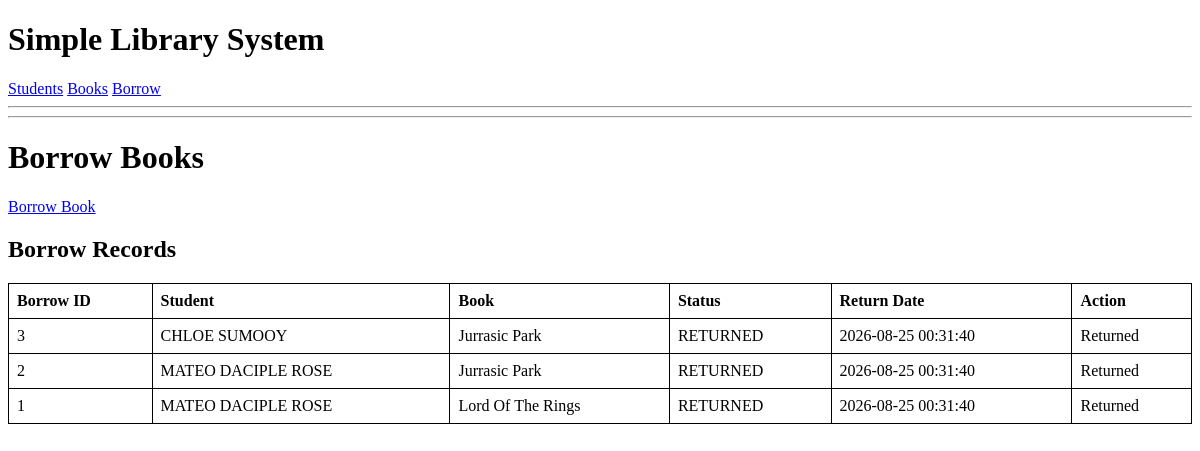
Screenshot of /index.php?section=borrow with the database file from the repository.
### tables this page shows
CREATE TABLE `borrow` (
  `borrow_id` int(11) NOT NULL AUTO_INCREMENT,
  `student_id` int(11) NOT NULL,
  `book_id` int(11) NOT NULL,
  `borrow_date` timestamp NOT NULL DEFAULT current_timestamp(),
  `borrow_return_date` timestamp NOT NULL DEFAULT current_timestamp(),
  PRIMARY KEY (`borrow_id`),
  KEY `fk_borrow_student` (`student_id`),
  KEY `fk_borrow_book` (`book_id`),
  CONSTRAINT `fk_borrow_book` FOREIGN KEY (`book_id`) REFERENCES `books` (`book_id`),
  CONSTRAINT `fk_borrow_student` FOREIGN KEY (`student_id`) REFERENCES `students` (`student_id`)
);

CREATE TABLE `students` (
  `student_id` int(11) NOT NULL AUTO_INCREMENT,
  `student_first_name` varchar(50) NOT NULL,
  `student_last_name` varchar(50) NOT NULL,
  `student_course` varchar(50) NOT NULL,
  `student_created_at` timestamp NOT NULL DEFAULT current_timestamp(),
  PRIMARY KEY (`student_id`)
);

CREATE TABLE `books` (
  `book_id` int(11) NOT NULL AUTO_INCREMENT,
  `book_title` varchar(100) NOT NULL,
  `book_author` varchar(100) NOT NULL,
  `book_categ` varchar(100) NOT NULL,
  `book_created_at` timestamp NOT NULL DEFAULT current_timestamp(),
  PRIMARY KEY (`book_id`)
);

### index.php (the view, shortened to what this page needs)
<?php
$host = 'localhost';
$db = 'library_db';
$user = 'root';
$pass = '';
$charset = 'utf8mb4';
$dsn = "mysql:host=$host;dbname=$db;charset=$charset";
$options = [
    PDO::ATTR_ERRMODE => PDO::ERRMODE_EXCEPTION,
    PDO::ATTR_DEFAULT_FETCH_MODE => PDO::FETCH_ASSOC,
    PDO::ATTR_EMULATE_PREPARES => false,
];
try {
    $pdo = new PDO($dsn, $user, $pass, $options);
} catch (PDOException $e) {
    die("Database connection failed: " . $e->getMessage());
}
$section = $_GET['section'] ?? 'students';
if ($section === 'borrow') {
    $stmt = $pdo->query("
        SELECT
            borrow.borrow_id,
            borrow.borrow_return_date,
            students.student_first_name,
            students.student_last_name,
            books.book_title,
            books.book_author
        FROM borrow
        INNER JOIN students
            ON borrow.student_id = students.student_id
        INNER JOIN books
            ON borrow.book_id = books.book_id
        ORDER BY borrow.borrow_id DESC
    ");
    $borrowRecords = $stmt->fetchAll();
}
?>
<!DOCTYPE html>
<html lang="en">
<head>
    <link rel="stylesheet" href="table.css">
</head>
<body>
    <h1>Simple Library System</h1>
    <nav>
        <a href="index.php?section=students">Students</a>
        <a href="index.php?section=books">Books</a>
        <a href="index.php?section=borrow">Borrow</a>
    </nav>
    <hr>
    <hr>
    <?php if ($section === 'borrow'): ?>
        <h1>Borrow Books</h1>
        <p>
            <a href="index.php?section=borrow&action=create">
                Borrow Book
            </a>
        </p>
        <h2>Borrow Records</h2>
         <table class="borrow-table">
            <thead>
                <tr>
                    <th>Borrow ID</th>
                    <th>Student</th>
                    <th>Book</th>
                    <th>Status</th>
                    <th>Return Date</th>
                    <th>Action</th>
                </tr>
            </thead>
            <tbody>
                <?php if (empty($borrowRecords)): ?>
                    <tr>
                        <td colspan="6">No borrow records found.</td>
                    </tr>
                <?php else: ?>
                    <?php foreach ($borrowRecords as $record): ?>
                        <tr>
                            <td><?= htmlspecialchars($record['borrow_id']) ?></td>
                            <td>
                                <?= htmlspecialchars(
                                    $record['student_first_name'] . ' ' .
                                    $record['student_last_name']
                                ) ?>
                            </td>
                            <td>
                                <?= htmlspecialchars($record['book_title']) ?>
                            </td>
                            <td>
                                <?= $record['borrow_return_date'] === null
                                    ? 'BORROWED'
                                    : 'RETURNED' ?>
                            </td>
                            <td>
                                <?= htmlspecialchars(
                                    $record['borrow_return_date'] ?? 'NOT RETURNED YET'
                                ) ?>
                            </td>
                            <td>
                                <?php if ($record['borrow_return_date'] === null): ?>
                                    <a
                                        href="index.php?section=borrow&action=return&id=<?= (int) $record['borrow_id'] ?>"
                                        onclick="return confirm('Are you sure you want to return this book?');"
                                    >
                                        Return Book
                                    </a>
                                <?php else: ?>
                                    Returned
                                <?php endif; ?>
                            </td>
                        </tr>
                    <?php endforeach; ?>
                <?php endif; ?>
            </tbody>
        </table>
    <?php endif; ?>
</body>
</html>

### table.css (style rules this page uses)
.borrow-table { width: 100%; border-collapse: collapse; }
.borrow-table th, .borrow-table td { border: 1px solid #000; padding: 8px; text-align: left; }

### rows the page displays
borrow: borrow_id "3", student.student_last_name "CHLOE SUMOOY", book.book_title "Jurrasic Park", shows "RETURNED", borrow_return_date "2026-08-25 00:31:40", shows "Returned"
borrow: borrow_id "2", student.student_last_name "MATEO DACIPLE ROSE", book.book_title "Jurrasic Park", shows "RETURNED", borrow_return_date "2026-08-25 00:31:40", shows "Returned"
borrow: borrow_id "1", student.student_last_name "MATEO DACIPLE ROSE", book.book_title "Lord Of The Rings", shows "RETURNED", borrow_return_date "2026-08-25 00:31:40", shows "Returned"
